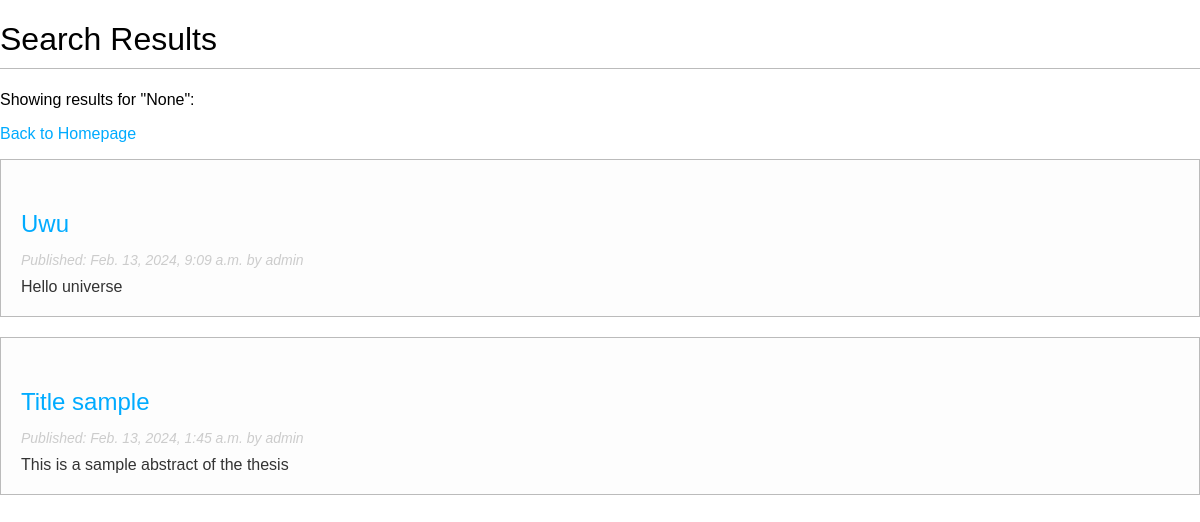
The app's page /search/, older data.
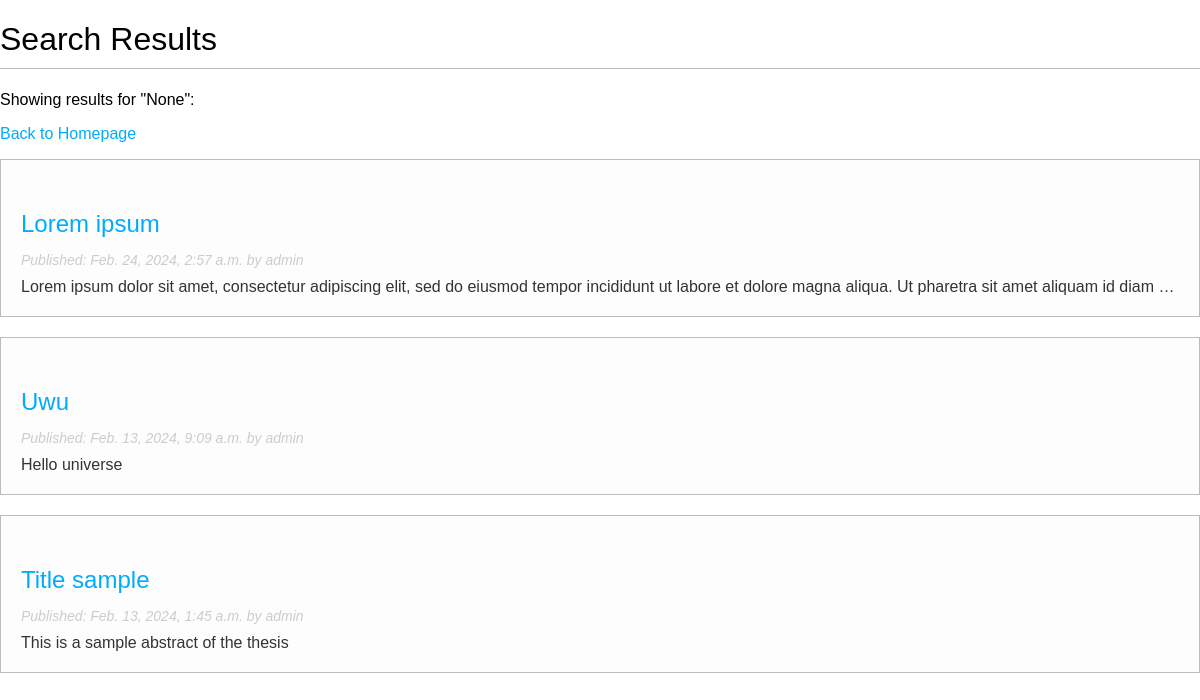
The same page, newer data.
### web/models.py (models this page shows, shortened)
class Thesis(models.Model):
    title = models.CharField(max_length=200, unique=True)
    author = models.ForeignKey(User, on_delete=models.CASCADE, related_name='theses')
    publication_date = models.DateTimeField(auto_now=True)
    abstract = models.TextField()
    tags = TaggableManager()
    class Meta:
        ordering = ['-publication_date']

### web/views.py (the view)
# urls.py: path('search/', thesis_search, name="thesis_search"),
def thesis_search(request):
    query = request.GET.get('q')
    if query:
        theses = Thesis.objects.filter(title__icontains=query) | Thesis.objects.filter(abstract__icontains=query)
    else:
        theses = Thesis.objects.all()
    return render(request, 'search_results.html', {'theses': theses, 'query': query})

### web/templates/search_results.html (shortened to what this page needs)
<!DOCTYPE html>
<html lang="en">
<head>
</head>
<body>
    <h1>Search Results</h1>
    <p>Showing results for "{{ query }}":</p>
    <p><a href="{% url 'homepage' %}">Back to Homepage</a></p>
    {% for thesis in theses %}
        <div class="thesis-container">
            <h2 class="thesis-title">
                <a href="{% url 'post_detail' thesis.id %}">{{ thesis.title }}</a>
            </h2>
            <p class="thesis-meta">
                Published: {{ thesis.publication_date }} by {{ thesis.author }}
            </p>
            <div class="thesis-preview">
                {{ thesis.abstract }}
            </div>
        </div>
    {% empty %}
        <p>No results found.</p>
    {% endfor %}
</body>
</html>

Row changes from the older to the newer data that the page shows:
added Thesis: title "Lorem ipsum", publication_date "Feb. 24, 2024, 2:57 a.m.", author "admin", abstract "Lorem ipsum dolor sit amet, consectetur adipiscing elit, sed do eiusmod tempor incididunt ut labore et dolore magna aliqua. Ut pharetra sit amet aliquam id diam…"
